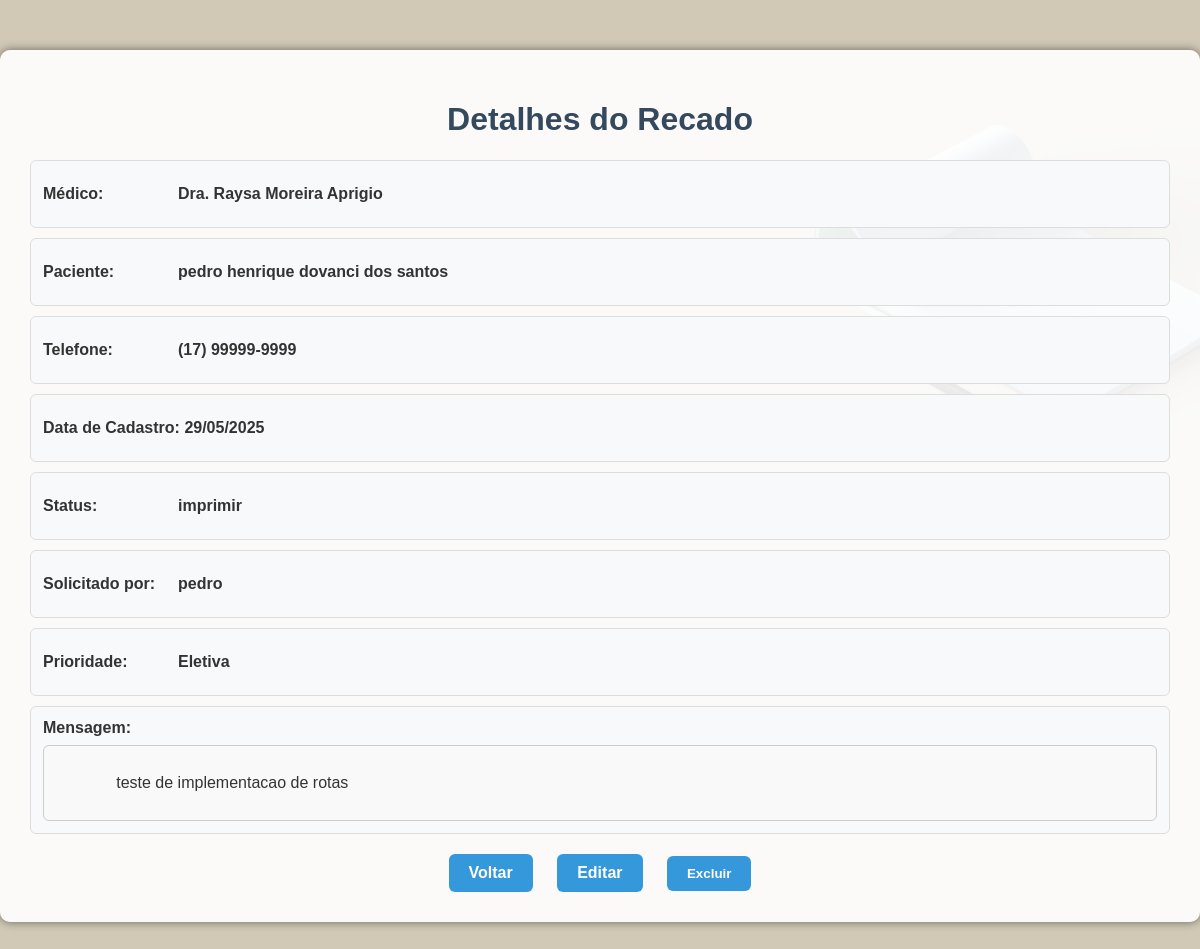
Page /recado/27 (signed in) on the committed database.
### tables this page shows
CREATE TABLE recados (
            id INTEGER PRIMARY KEY AUTOINCREMENT,
            medico TEXT NOT NULL,
            prioridade TEXT NOT NULL,
            nome_paciente TEXT NOT NULL,
            data_nascimento TEXT NOT NULL,
            telefone TEXT NOT NULL,
            convenio TEXT,
            descricao TEXT,
            status TEXT DEFAULT 'pendente',
            usuario TEXT NOT NULL,
            data_cadastro TEXT NOT NULL
        , finalizado_por TEXT);

### rotas/responsavel.py (the view)
    @responsavel_bp.route('/recado/<int:id>', endpoint='detalhar_recado')
    @login_requerido(['responsavel'])
    def detalhar_recado(id):
        conexao = conectar_banco()
        cursor = conexao.cursor()
        cursor.execute('SELECT * FROM recados WHERE id = ?', (id,))
        recado = cursor.fetchone()
        conexao.close()
        if not recado:
            flash('Recado não encontrado.', 'danger')
            return redirect(url_for('responsavel.listar'))
        return render_template('detalhar_recado.html', recado=recado)

### app.py (called while the page is built)
def conectar_banco():
    conexao = sqlite3.connect('recados.db')
    conexao.row_factory = sqlite3.Row
    return conexao

def login_requerido(perfis_permitidos):
    from functools import wraps
    from flask import redirect, url_for, flash
    def decorador(func):
        @wraps(func)
        def wrapper(*args, **kwargs):
            if 'usuario' not in session or session.get('perfil') not in perfis_permitidos:
                flash("Faça login para acessar essa página.", "warning")
                return redirect(url_for('comuns.login'))
            return func(*args, **kwargs)
        return wrapper
    return decorador

@app.template_filter('format_data')
def formatar_data_br(data_str):
    try:
        data_obj = datetime.strptime(data_str, '%Y-%m-%d %H:%M:%S')
        return data_obj.strftime('%d/%m/%Y')
    except:
        return data_str

### templates/detalhar_recado.html (shortened to what this page needs)
<!DOCTYPE html>
<html lang="pt-br">
  <head>
    <link rel="stylesheet" href="{{ url_for('static', filename='css/detalhar.css') }}">
  </head>
  <body class="fundo">
    <div class="imagem_fundo">
      <div class="container">
        <h1>Detalhes do Recado</h1>
        <div class="info">
          <div class="campo">
            <label>Médico:</label>
            <p><strong>{{ recado['medico'] }}</strong></p>
          </div>
          <div class="campo">
            <label>Paciente:</label>
            <p><strong>{{ recado['nome_paciente'] }}</strong></p>
          </div>
          <div class="campo">
            <label>Telefone:</label>
            <p><strong>{{ recado['telefone'] }}</strong></p>
          </div>
          <div class="campo"><p><strong>Data de Cadastro:</strong> <strong>{{ recado['data_cadastro']|format_data }}</strong></p></div>
          <div class="campo">
            <label>Status:</label>
            <p><strong>{{ recado['status'] }}</strong></p>
          </div>
          <div class="campo">
            <label>Solicitado por:</label></strong>
            <p><strong>{{ recado['usuario'] }}</strong></p>
         </div>
          <div class="campo">
            <label>Prioridade:</label>
           <p><strong>{{ recado['prioridade'] }}</strong></p>
          </div>
          <div class="mensagem-container">
            <label>Mensagem:</label>
            <div
              style="
                border: 1px solid #ccc;
                padding: 10px;
                border-radius: 6px;
                background-color: #f9f9f9;
                white-space: pre-wrap;
                word-break: break-word;
                max-height: 100px;
                overflow-y: auto;
              "
            >
              {{ recado['descricao'] }}
            </div>
          </div>
        </div>
        <div class="actions">
          <a href="{{ url_for('responsavel.listar') }}">Voltar</a>
          <a href="{{ url_for('responsavel.editar_recado', id=recado.id) }}">Editar</a>
          <form
            action="{{ url_for('responsavel.excluir_recado', id=recado.id) }}"
            method="POST"
            style="display: inline"
          >
            <button class="delete-btn" type="submit">Excluir</button>
          </form>
        </div>
      </div>
    </div>
  </body>
</html>

### static/css/detalhar.css (style rules this page uses)
body { font-family: Arial, sans-serif; background-color: #f4f6f8; padding: 20px; color: #333; }
.container { background-color: #fff; border-radius: 8px; box-shadow: 0 4px 12px rgba(0, 0, 0, 0.1); padding: 20px; max-width: 600px; margin: auto; }
body.fundo { background: url("/static/Fundo\ typeform.jpg") no-repeat center center fixed; background-size: cover; margin: 0; padding: 0; font-family: Arial, sans-serif; }
.container { background-color: rgba( 255, 255, 255, 0.9 ); max-width: 1200px; margin: 50px auto; padding: 30px; border-radius: 10px; box-shadow: 0 0 10px rgba(0, 0, 0, 0.5); }
h1 { text-align: center; color: #34495e; }
.info label { display: inline-block; width: 120px; font-weight: bold; vertical-align: top; }
.info { margin: 15px 0; }
.actions { text-align: center; margin-top: 20px; }
.actions a, .actions form { display: inline-block; margin: 0 10px; }
.actions button, .actions a { padding: 10px 20px; border: none; border-radius: 6px; background-color: #3498db; color: white; text-decoration: none; font-weight: bold; transition: background-color 0.3s; }
.delete-btn { background-color: #e74c3c; }
.campo { display: flex; align-items: center; margin: 10px 0; padding: 8px 12px; border: 1px solid #ddd; border-radius: 6px; background-color: #f8f9fa; }
.campo label { font-weight: bold; min-width: 120px; margin-right: 15px; }
.mensagem-container { display: flex; flex-direction: column; margin: 10px 0; border: 1px solid #ddd; border-radius: 6px; padding: 12px; background-color: #f8f9fa; }
.mensagem-container label { font-weight: bold; margin-bottom: 8px; }

### rows in the picture
recados: medico "Dra. Raysa Moreira Aprigio", nome_paciente "pedro henrique dovanci dos santos", telefone "(17) 99999-9999", data_cadastro "29/05/2025", status "imprimir", usuario "pedro", prioridade "Eletiva", descricao "teste de implementacao de rotas"
